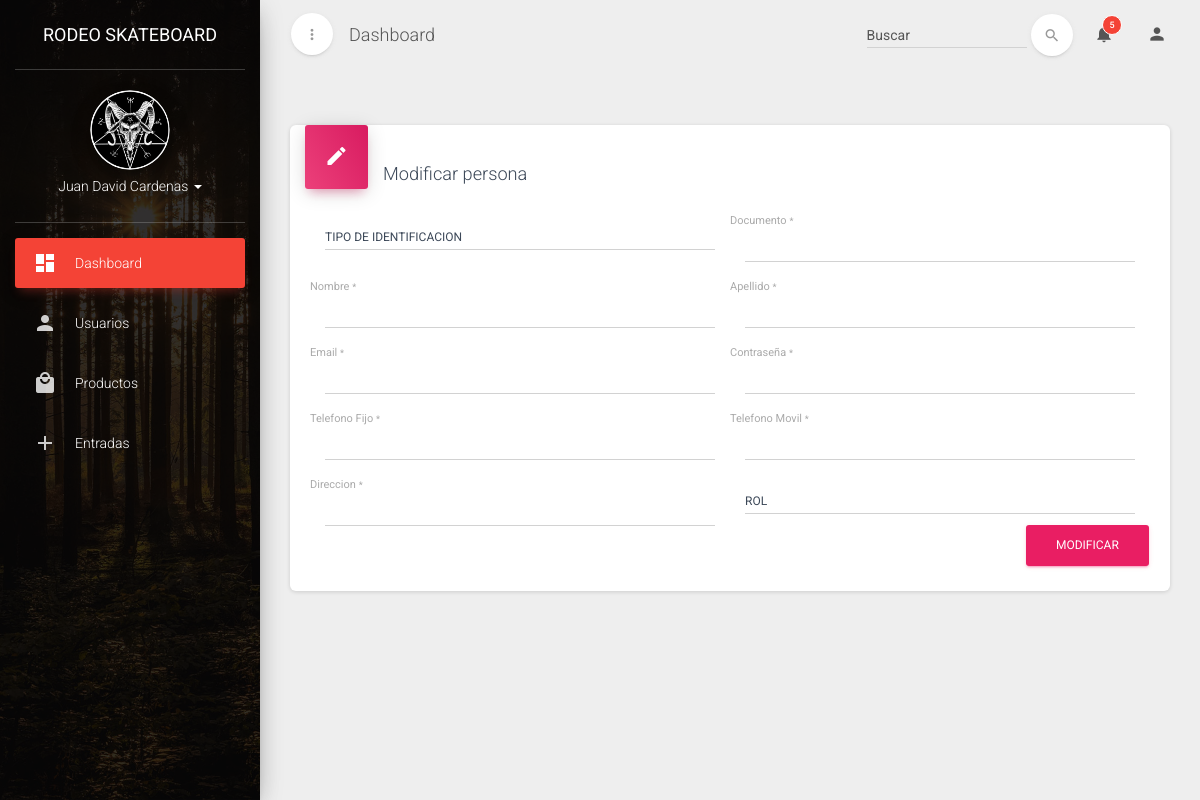
The app's page /usuarios/edit/1064657722, older data.
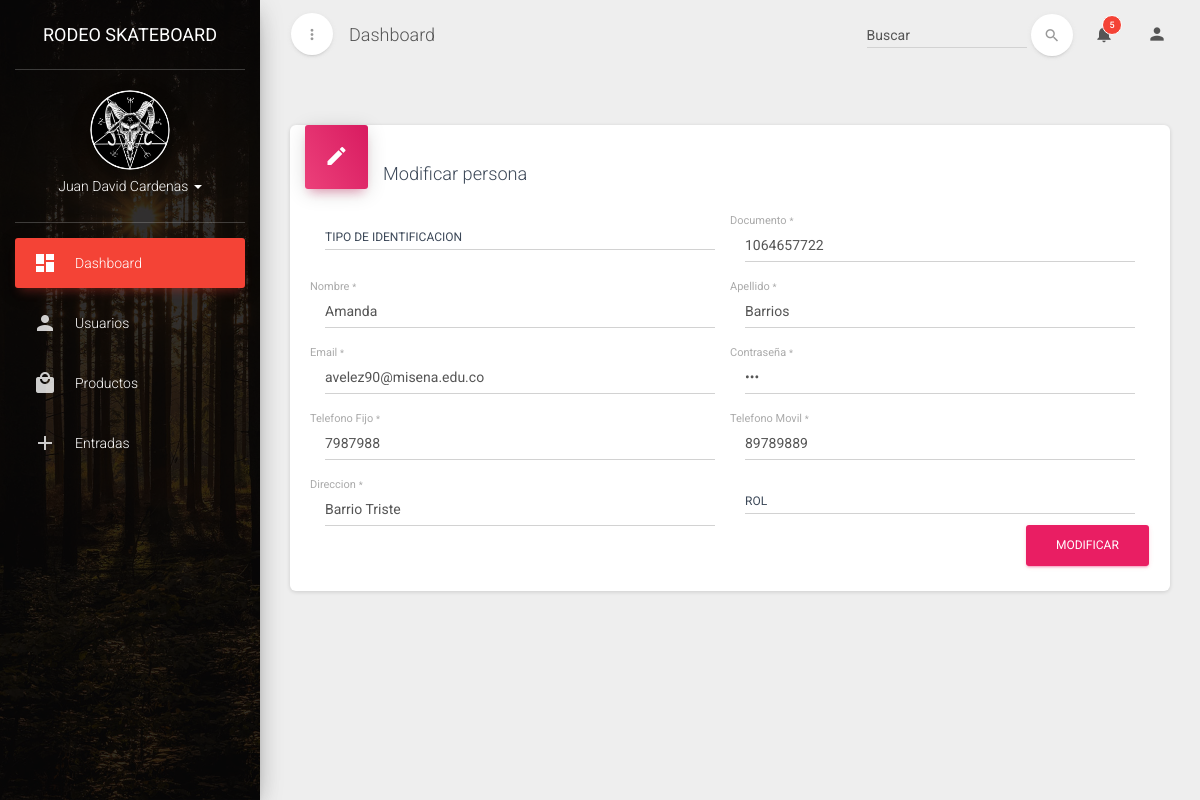
The same page, newer data.
### tables this page shows
CREATE TABLE `tb_usuario` (
  `documento` varchar(20) NOT NULL,
  `tb_TipoDocumento_id_TipoDocumento` int(11) NOT NULL,
  `nombres` varchar(45) NOT NULL,
  `apellido_1` varchar(45) NOT NULL,
  `email` varchar(45) NOT NULL,
  `contrasena` varchar(45) NOT NULL,
  `telefonoFijo` varchar(20) DEFAULT NULL,
  `telefonoMovil` varchar(20) DEFAULT NULL,
  `direccion` varchar(20) NOT NULL,
  `estado` tinyint(1) NOT NULL DEFAULT '1',
  `tb_Rol_id_rol` int(11) NOT NULL
);

### application/controller/usuarios.php (called while the page is built, shortened)
<?php
class Usuarios extends Controller
{
  private $mdlUsuarios;
  function __construct()
  {
    $this->mdlUsuarios =$this->loadModel("mdlUsuarios");
  }
  public function edit($id)
  {
    $this->mdlUsuarios->__SET("Documento",$id);
    $datos=$this->mdlUsuarios->consultarUno();
    include APP."view/_templates/header.php";
    include APP."view/usuarios/edit.php";
    include APP."view/_templates/footer.php";
  }
}
?>

### public/index.php (called while the page is built, shortened)
<?php
require APP . 'core/controller.php';
$app = new Application();

### application/core/controller.php (called while the page is built, shortened)
<?php
class Controller
{
    public $db = null;
    private function openDatabaseConnection()
    {
        $options = array(PDO::ATTR_DEFAULT_FETCH_MODE => PDO::FETCH_OBJ, PDO::ATTR_ERRMODE => PDO::ERRMODE_WARNING);
        $this->db = new PDO(DB_TYPE . ':host=' . DB_HOST . ';dbname=' . DB_NAME . ';charset=' . DB_CHARSET, DB_USER, DB_PASS, $options);
    }
    public function loadModel($model)
    {
        return new $model($this->db);
    }
}

### application/model/mdlUsuarios.php (called while the page is built, shortened)
<?php
class mdlUsuarios
{
  private $Documento;
  private $db;
  function __construct($db)
  {
      try {
          $this->db = $db;
      } catch (PDOException $e) {
          exit('Database connection could not be established.');
      }
  }
  public function consultarUno()
  {
    $query="SELECT * FROM tb_usuario WHERE documento = ?";
    $stm=$this->db->prepare($query);
    $stm->bindParam(1,$this->Documento);
    $stm->execute();
    return $stm->fetch(PDO::FETCH_ASSOC);
  }
}
 ?>

### application/view/usuarios/edit.php (the view, shortened to what this page needs)
<div class="col-md-12">
   <div class="card">
      <form id="RegisterValidation" action="<?= URL?>usuarios/modificar" method="post">
         <div class="card-header card-header-icon" data-background-color="rose">
            <i class="material-icons">edit</i>
         </div>
         <div class="form-group label-floating card-content">
            <h4 class="card-title">Modificar persona</h4>
            <div class="col-md-6">
            </div>
            <div class="form-group label-floating col-md-6">
               <label class="control-label">
               Documento
               <small>*</small>
               </label>
               <input class="form-control" name="documento" type="text" required="true" value="<?= $datos["documento"] ?>">
            </div>
            <div class="form-group label-floating col-md-6">
               <label class="control-label">
               Nombre
               <small>*</small>
               </label>
               <input class="form-control" name="nombre" type="text" required="true" value="<?= $datos["nombres"] ?>"/>
            </div>
            <div class="form-group label-floating col-md-6">
               <label class="control-label">
               Apellido
               <small>*</small>
               </label>
               <input class="form-control" name="apellido" type="text" required="true" value="<?= $datos["apellido_1"] ?>"/>
            </div>
            <div class="form-group label-floating col-md-6">
               <label class="control-label">
               Email
               <small>*</small>
               </label>
               <input class="form-control" name="email" type="email" email="true" value="<?= $datos["email"] ?>"/>
            </div>
            <div class="form-group label-floating col-md-6">
               <label class="control-label">
               Contraseña
               <small>*</small>
               </label>
               <input class="form-control" name="contrasena" id="registerPassword" type="password" required="true" value="<?= $datos["contrasena"] ?>"/>
            </div>
            <div class="form-group label-floating col-md-6">
               <label class="control-label">
               Telefono Fijo
               <small>*</small>
               </label>
               <input class="form-control" type="text" name="telfijo" number="true" value="<?= $datos["telefonoFijo"] ?>"/>
            </div>
            <div class="form-group label-floating col-md-6">
               <label class="control-label">
               Telefono Movil
               <small>*</small>
               </label>
               <input class="form-control" type="text" name="telmovil" number="true" value="<?= $datos["telefonoMovil"] ?>"/>
            </div>
            <div class="form-group label-floating col-md-6">
               <label class="control-label">
               Direccion
               <small>*</small>
               </label>
               <input class="form-control" name="direc" type="text" required="true" value="<?= $datos["direccion"] ?>"/>
            </div>
            <div class="col-md-6">
            </div>
            <div class="form-footer text-right">
               <button type="submit" class="btn btn-rose btn-fill" name="updateUsuario">Modificar</button>
            </div>
         </div>
      </form>
   </div>
</div>

Row changes from the older to the newer data that the page shows:
added tb_usuario: documento "1064657722", nombre "Amanda", apellido "Barrios", email "avelez90@misena.edu.co", telfijo "7987988", telmovil "89789889", direc "Barrio Triste"
